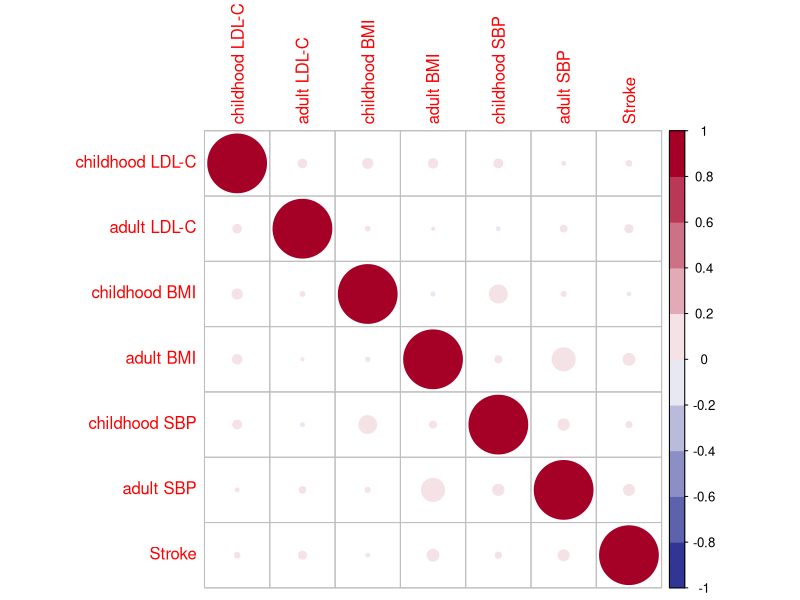

Here is the R script that generated this plot:
library(corrplot)
x = read.csv("multivariate_noise_correlation.csv")
row.names(x) = x[,1]
x= x[, 2:8]
colnames(x) = row.names(x)
corrplot(as.matrix(x), method = "circle", col= colorRampPalette(c('#313695',"white", '#A50026'))(10) )
